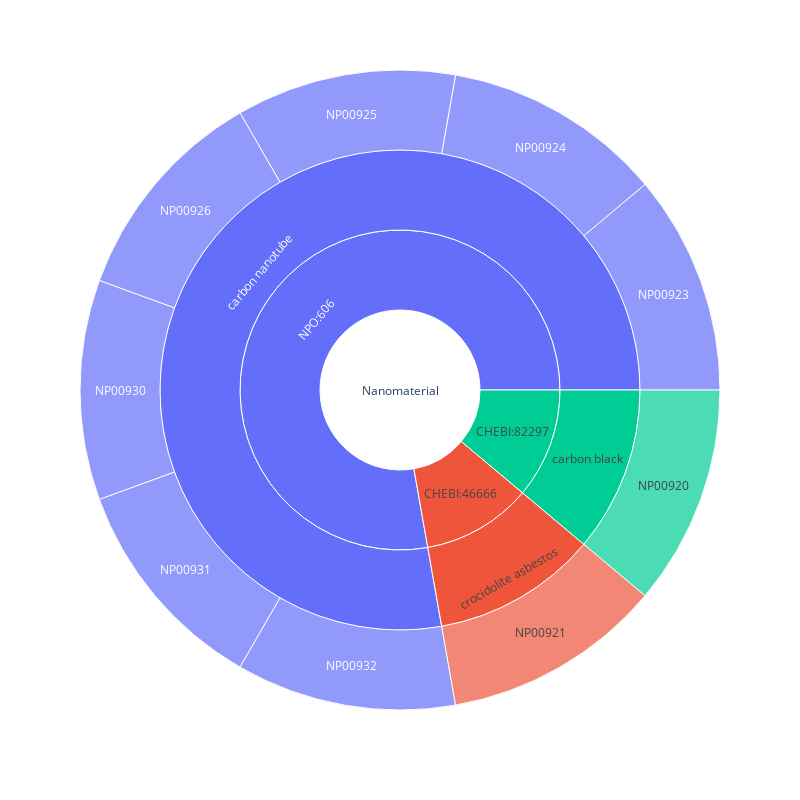

Write notebook code for a chart like this one.
### Markdown cell above
The previous figure does include the list of nanomaterials described by eNanoMapper terms in the NanoSolveIT Knowledge Base, but they are far too few to be visible. Again, the outer ring represents the nanomaterial being described.

### Code cell
nm["eNanoMapper terms"] = ["eNanoMapper terms" for i in range(len(nm["iri"]))]
nm["value"] = [1 for i in range(len(nm["iri"]))]
fig = px.sunburst(nm,
                    path = ["type", "iri", "label", "target"], values = "Number of observations",
                    width=800, height=800,)
fig.show()

### Figure 1 — Plotly figure (JSON) as saved in the notebook; plotly's stock layout.template omitted (floating-point values rounded to 4 significant figures)
{"data": [{"branchvalues": "total", "domain": {"x": [0, 1], "y": [0, 1]}, "hovertemplate": "labels=%{label}<br>value=%{value}<br>parent=%{parent}<br>id=%{id}<extra></extra>", "ids": ["Nanomaterial/CHEBI:82297/carbon black/NP00920", "Nanomaterial/CHEBI:46666/crocidolite asbestos/NP00921", "Nanomaterial/NPO:606/carbon nanotube/NP00923", "Nanomaterial/NPO:606/carbon nanotube/NP00924", "Nanomaterial/NPO:606/carbon nanotube/NP00925", "Nanomaterial/NPO:606/carbon nanotube/NP00926", "Nanomaterial/NPO:606/carbon nanotube/NP00930", "Nanomaterial/NPO:606/carbon nanotube/NP00931", "Nanomaterial/NPO:606/carbon nanotube/NP00932", "Nanomaterial/CHEBI:82297/carbon black", "Nanomaterial/NPO:606/carbon nanotube", "Nanomaterial/CHEBI:46666/crocidolite asbestos", "Nanomaterial/CHEBI:46666", "Nanomaterial/CHEBI:82297", "Nanomaterial/NPO:606", "Nanomaterial"], "labels": ["NP00920", "NP00921", "NP00923", "NP00924", "NP00925", "NP00926", "NP00930", "NP00931", "NP00932", "carbon black", "carbon nanotube", "crocidolite asbestos", "CHEBI:46666", "CHEBI:82297", "NPO:606", "Nanomaterial"], "name": "", "parents": ["Nanomaterial/CHEBI:82297/carbon black", "Nanomaterial/CHEBI:46666/crocidolite asbestos", "Nanomaterial/NPO:606/carbon nanotube", "Nanomaterial/NPO:606/carbon nanotube", "Nanomaterial/NPO:606/carbon nanotube", "Nanomaterial/NPO:606/carbon nanotube", "Nanomaterial/NPO:606/carbon nanotube", "Nanomaterial/NPO:606/carbon nanotube", "Nanomaterial/NPO:606/carbon nanotube", "Nanomaterial/CHEBI:82297", "Nanomaterial/NPO:606", "Nanomaterial/CHEBI:46666", "Nanomaterial", "Nanomaterial", "Nanomaterial", ""], "type": "sunburst", "values": [1, 1, 1, 1, 1, 1, 1, 1, 1, 1, 7, 1, 1, 1, 7, 9]}], "layout": {"height": 800, "legend": {"tracegroupgap": 0}, "margin": {"t": 60}, "width": 800}}
